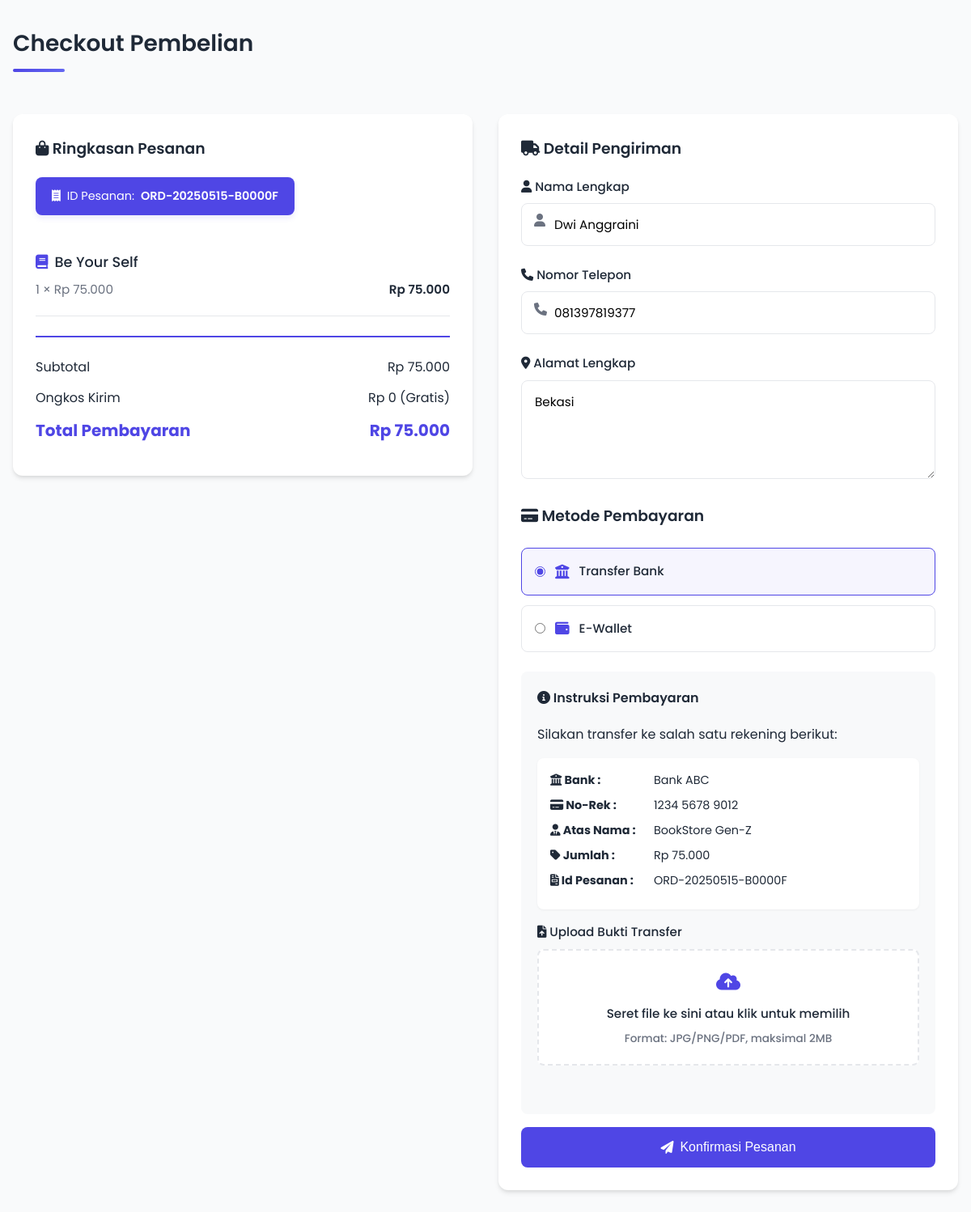
/checkout.php (signed in), run on the app's committed database.
### tables this page shows
CREATE TABLE `keranjang` (
  `id_keranjang` int(11) NOT NULL,
  `id_user` int(11) NOT NULL,
  `id_produk` int(11) NOT NULL,
  `jumlah` int(11) DEFAULT 1,
  `created_at` timestamp NOT NULL DEFAULT current_timestamp()
);

CREATE TABLE `produk` (
  `id_produk` int(11) NOT NULL,
  `nama_produk` varchar(100) NOT NULL,
  `kategori_produk` varchar(50) NOT NULL,
  `gambar` varchar(200) NOT NULL,
  `harga` int(11) NOT NULL,
  `deskripsi` text NOT NULL,
  `stok` int(11) NOT NULL
);

CREATE TABLE `user` (
  `id_user` int(11) NOT NULL,
  `username` varchar(50) NOT NULL,
  `password` varchar(255) NOT NULL,
  `nama_lengkap` varchar(50) NOT NULL,
  `no_telepon` varchar(20) DEFAULT NULL,
  `alamat` text DEFAULT NULL,
  `created_at` timestamp NOT NULL DEFAULT current_timestamp()
);

### checkout.php (the view, shortened to what this page needs)
<?php
include "config.php";
$user_query = mysqli_prepare($conn, "SELECT * FROM user WHERE id_user = ?");
mysqli_stmt_bind_param($user_query, "i", $_SESSION['user_id']);
mysqli_stmt_execute($user_query);
$user_result = mysqli_stmt_get_result($user_query);
$user_data = mysqli_fetch_assoc($user_result);
$cart_query = mysqli_prepare($conn, "
    SELECT produk.*, keranjang.jumlah
    FROM keranjang
    JOIN produk ON keranjang.id_produk = produk.id_produk
    WHERE keranjang.id_user = ?
");
mysqli_stmt_bind_param($cart_query, "i", $_SESSION['user_id']);
mysqli_stmt_execute($cart_query);
$cart_result = mysqli_stmt_get_result($cart_query);
$total = 0;
$items = [];
while ($row = mysqli_fetch_assoc($cart_result)) {
    $row['subtotal'] = $row['harga'] * $row['jumlah'];
    $total += $row['subtotal'];
    $items[] = $row;
}
$order_id = 'ORD-' . date('Ymd') . '-' . strtoupper(substr(uniqid(), -6));
?>
<!DOCTYPE html>
<html lang="id">
<head>
    <link rel="stylesheet" href="https://cdnjs.cloudflare.com/ajax/libs/font-awesome/6.0.0/css/all.min.css">
</head>
<body>
    <div class="container">
        <h2>Checkout Pembelian</h2>
        <div class="order-summary">
            <div class="card">
                <h3><i class="fas fa-shopping-bag"></i> Ringkasan Pesanan</h3>
                <div class="order-id">
                    <i class="fas fa-receipt"></i>
                    ID Pesanan: <span><?= $order_id ?></span>
                </div>
                <?php if (empty($items)): ?>
                    <div class="empty-cart">
                        <i class="fas fa-shopping-cart"></i>
                        <p>Keranjang belanja Anda kosong</p>
                        <a href="products.php" class="btn-continue">
                            <i class="fas fa-arrow-left"></i> Lanjutkan Belanja
                        </a>
                    </div>
                <?php else: ?>
                    <?php foreach ($items as $index => $item): ?>
                        <div class="order-item">
                            <div class="product-info">
                                <div class="product-name">
                                    <i class="fas fa-book"></i>
                                    <?= htmlspecialchars($item['nama_produk']) ?>
                                </div>
                                <div class="product-meta">
                                    <span><?= $item['jumlah'] ?> × Rp <?= number_format($item['harga'], 0, ',', '.') ?></span>
                                    <span class="subtotal">Rp <?= number_format($item['subtotal'], 0, ',', '.') ?></span>
                                </div>
                            </div>
                        </div>
                    <?php endforeach; ?>
                    <div class="total-section">
                        <div class="total-row">
                            <span>Subtotal</span>
                            <span>Rp <?= number_format($total, 0, ',', '.') ?></span>
                        </div>
                        <div class="total-row">
                            <span>Ongkos Kirim</span>
                            <span>Rp 0 (Gratis)</span>
                        </div>
                        <div class="total-row grand-total">
                            <span>Total Pembayaran</span>
                            <span>Rp <?= number_format($total, 0, ',', '.') ?></span>
                        </div>
                    </div>
                <?php endif; ?>
            </div>
        </div>
        <div class="checkout-form">
            <form action="proses_checkout.php" method="POST" enctype="multipart/form-data" class="card">
                <h3><i class="fas fa-truck"></i> Detail Pengiriman</h3>
                <div class="form-group">
                    <label for="nama_lengkap"><i class="fas fa-user"></i> Nama Lengkap</label>
                    <div class="input-icon">
                        <i class="fas fa-user"></i>
                    </div>
                    <input type="text" id="nama_lengkap" name="nama_lengkap"
                           value="<?= htmlspecialchars($user_data['nama_lengkap'] ?? '') ?>" required
                           placeholder="Masukkan nama lengkap">
                </div>
                <div class="form-group">
                    <label for="no_telepon"><i class="fas fa-phone"></i> Nomor Telepon</label>
                    <div class="input-icon">
                        <i class="fas fa-phone"></i>
                    </div>
                    <input type="tel" id="no_telepon" name="no_telepon"
                           value="<?= htmlspecialchars($user_data['no_telepon'] ?? '') ?>" required
                           placeholder="Masukkan nomor telepon">
                </div>
                <div class="form-group">
                    <label for="alamat"><i class="fas fa-map-marker-alt"></i> Alamat Lengkap</label>
                    <textarea id="alamat" name="alamat" rows="4" required
                              placeholder="Masukkan alamat lengkap pengiriman"><?= htmlspecialchars($user_data['alamat'] ?? '') ?></textarea>
                </div>
                <h3 style="margin-top: 1.5rem;"><i class="fas fa-credit-card"></i> Metode Pembayaran</h3>
                <div class="payment-methods">
                    <div class="payment-method active">
                        <input type="radio" id="transfer_bank" name="metode_pembayaran" value="transfer_bank" checked>
                        <label for="transfer_bank">
                            <i class="fas fa-university payment-icon"></i>
                            Transfer Bank
                        </label>
                    </div>
                    <div class="payment-method">
                        <input type="radio" id="e_wallet" name="metode_pembayaran" value="e_wallet">
                        <label for="e_wallet">
                            <i class="fas fa-wallet payment-icon"></i>
                            E-Wallet
                        </label>
                    </div>
                </div>
                <div class="payment-details active">
                    <h4><i class="fas fa-info-circle"></i> Instruksi Pembayaran</h4>
                    <p>Silakan transfer ke salah satu rekening berikut:</p>
                    <div class="bank-info">
                        <p><strong><i class="fas fa-bank"></i> Bank :</strong> Bank ABC</p>
                        <p><strong><i class="fas fa-credit-card"></i> No-Rek :</strong> 1234 5678 9012</p>
                        <p><strong><i class="fas fa-user-tie"></i> Atas Nama :</strong> BookStore Gen-Z</p>
                        <p><strong><i class="fas fa-tag"></i> Jumlah :</strong> Rp <?= number_format($total, 0, ',', '.') ?></p>
                        <p><strong><i class="fas fa-file-invoice"></i> Id Pesanan :</strong> <?= $order_id ?></p>
                    </div>
                    <div class="form-group" style="margin-top: 1rem;">
                        <label><i class="fas fa-file-upload"></i> Upload Bukti Transfer</label>
                        <div class="file-upload">
                            <label for="bukti_transfer" class="file-upload-label">
                                <div class="file-upload-icon">
                                    <i class="fas fa-cloud-upload-alt"></i>
                                </div>
                                <span>Seret file ke sini atau klik untuk memilih</span>
                                <div class="file-upload-name" id="file-name">Format: JPG/PNG/PDF, maksimal 2MB</div>
                            </label>
                        </div>
                    </div>
                </div>
                <button type="submit" class="btn-submit">
                    <i class="fas fa-paper-plane"></i> Konfirmasi Pesanan
                </button>
            </form>
        </div>
    </div>
</body>
</html>

### data on the page
keranjang: id_produk.nama_produk "Be Your Self", jumlah "1", id_produk.harga "75.000"
user: nama_lengkap "Dwi Anggraini", no_telepon "081397819377", alamat "Bekasi"

### other printed values
$total "75.000"
